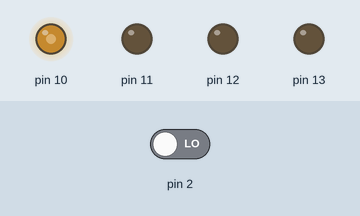
This sketch was run on a simulated Arduino Uno, built with avr-gcc and run on an emulated ATmega328P. On the bench: output pins drawn as LEDs (lit = HIGH). The test bench sets the inputs (shaded band); at power-on: pin 2 LOW.

Above: at 0.1 s.
Timing chart, 0 to 1.6 s (numbered marks = the images above):
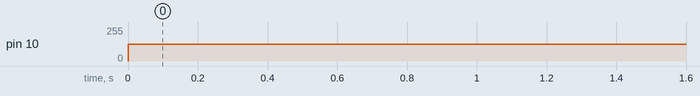

The sketch:

password_eeprom.ino
```cpp
void setup() {
  pinMode(11,OUTPUT); pinMode(12,OUTPUT); pinMode(13,OUTPUT);pinMode(4,INPUT);
  attachInterrupt(digitalPinToInterrupt(2),click_1,CHANGE);
  attachInterrupt(digitalPinToInterrupt(2),click_2,CHANGE);
}
void loop() {
  delay(1);analogWrite(10,127);
}
void click_1(void){
}
void click_2(void){
}
```

Measured:
- by itself, pin 10: 0/255 → 127/255 at 0.00 s
